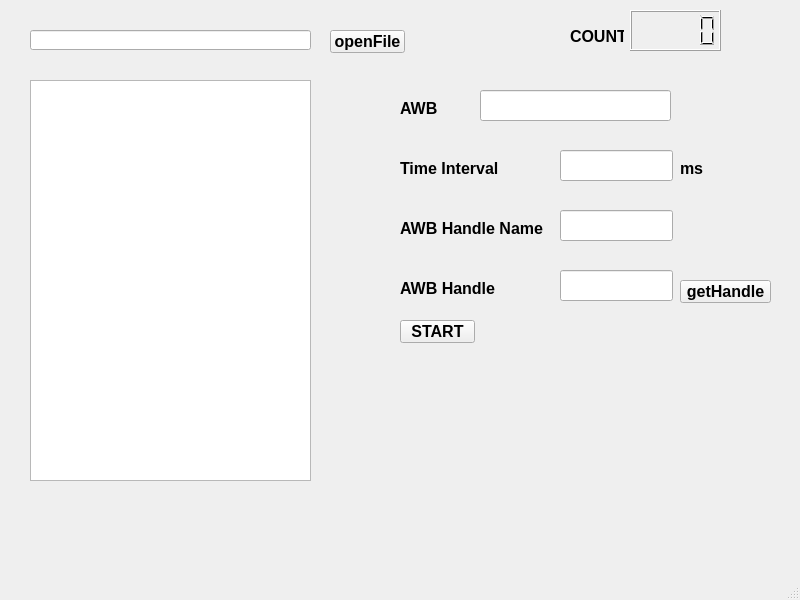
<?xml version="1.0" encoding="UTF-8"?>
<ui version="4.0">
 <class>MainWindow</class>
 <widget class="QMainWindow" name="MainWindow">
  <property name="geometry">
   <rect>
    <x>0</x>
    <y>0</y>
    <width>800</width>
    <height>600</height>
   </rect>
  </property>
  <property name="windowTitle">
   <string>MainWindow</string>
  </property>
  <widget class="QWidget" name="centralwidget">
   <widget class="QLineEdit" name="lineEdit">
    <property name="geometry">
     <rect>
      <x>30</x>
      <y>30</y>
      <width>281</width>
      <height>20</height>
     </rect>
    </property>
    <property name="font">
     <font>
      <family>Arial</family>
      <pointsize>12</pointsize>
      <weight>75</weight>
      <bold>true</bold>
     </font>
    </property>
   </widget>
   <widget class="QPushButton" name="openFilePushButton">
    <property name="geometry">
     <rect>
      <x>330</x>
      <y>30</y>
      <width>75</width>
      <height>23</height>
     </rect>
    </property>
    <property name="font">
     <font>
      <family>Arial</family>
      <pointsize>12</pointsize>
      <weight>75</weight>
      <bold>true</bold>
     </font>
    </property>
    <property name="text">
     <string>openFile</string>
    </property>
   </widget>
   <widget class="QTextEdit" name="textEdit">
    <property name="geometry">
     <rect>
      <x>30</x>
      <y>80</y>
      <width>281</width>
      <height>401</height>
     </rect>
    </property>
   </widget>
   <widget class="QLCDNumber" name="countsLcdNumber">
    <property name="geometry">
     <rect>
      <x>630</x>
      <y>10</y>
      <width>91</width>
      <height>41</height>
     </rect>
    </property>
    <property name="font">
     <font>
      <family>Arial</family>
      <pointsize>12</pointsize>
      <weight>75</weight>
      <bold>true</bold>
     </font>
    </property>
   </widget>
   <widget class="QLabel" name="label">
    <property name="geometry">
     <rect>
      <x>570</x>
      <y>30</y>
      <width>54</width>
      <height>12</height>
     </rect>
    </property>
    <property name="font">
     <font>
      <family>Arial</family>
      <pointsize>12</pointsize>
      <weight>75</weight>
      <bold>true</bold>
     </font>
    </property>
    <property name="text">
     <string>COUNTS</string>
    </property>
   </widget>
   <widget class="QLineEdit" name="awbLineEdit">
    <property name="geometry">
     <rect>
      <x>480</x>
      <y>90</y>
      <width>191</width>
      <height>31</height>
     </rect>
    </property>
    <property name="font">
     <font>
      <family>Arial</family>
      <pointsize>12</pointsize>
      <weight>75</weight>
      <bold>true</bold>
     </font>
    </property>
   </widget>
   <widget class="QLineEdit" name="TimeIntervalLineEdit">
    <property name="geometry">
     <rect>
      <x>560</x>
      <y>150</y>
      <width>113</width>
      <height>31</height>
     </rect>
    </property>
    <property name="font">
     <font>
      <family>Arial</family>
      <pointsize>12</pointsize>
      <weight>75</weight>
      <bold>true</bold>
     </font>
    </property>
   </widget>
   <widget class="QLabel" name="label_2">
    <property name="geometry">
     <rect>
      <x>400</x>
      <y>100</y>
      <width>41</width>
      <height>16</height>
     </rect>
    </property>
    <property name="font">
     <font>
      <family>Arial</family>
      <pointsize>12</pointsize>
      <weight>75</weight>
      <bold>true</bold>
     </font>
    </property>
    <property name="text">
     <string>AWB</string>
    </property>
   </widget>
   <widget class="QLabel" name="label_3">
    <property name="geometry">
     <rect>
      <x>400</x>
      <y>160</y>
      <width>101</width>
      <height>16</height>
     </rect>
    </property>
    <property name="font">
     <font>
      <family>Arial</family>
      <pointsize>12</pointsize>
      <weight>75</weight>
      <bold>true</bold>
     </font>
    </property>
    <property name="text">
     <string>Time Interval</string>
    </property>
   </widget>
   <widget class="QLineEdit" name="awbHandleNameLineEdit">
    <property name="geometry">
     <rect>
      <x>560</x>
      <y>210</y>
      <width>113</width>
      <height>31</height>
     </rect>
    </property>
    <property name="font">
     <font>
      <family>Arial</family>
      <pointsize>12</pointsize>
      <weight>75</weight>
      <bold>true</bold>
     </font>
    </property>
   </widget>
   <widget class="QLabel" name="label_4">
    <property name="geometry">
     <rect>
      <x>400</x>
      <y>220</y>
      <width>151</width>
      <height>16</height>
     </rect>
    </property>
    <property name="font">
     <font>
      <family>Arial</family>
      <pointsize>12</pointsize>
      <weight>75</weight>
      <bold>true</bold>
     </font>
    </property>
    <property name="text">
     <string>AWB Handle Name</string>
    </property>
   </widget>
   <widget class="QLineEdit" name="awbHandleLlineEdit">
    <property name="geometry">
     <rect>
      <x>560</x>
      <y>270</y>
      <width>113</width>
      <height>31</height>
     </rect>
    </property>
    <property name="font">
     <font>
      <family>Arial</family>
      <pointsize>12</pointsize>
      <weight>75</weight>
      <bold>true</bold>
     </font>
    </property>
    <property name="text">
     <string/>
    </property>
   </widget>
   <widget class="QLabel" name="label_5">
    <property name="geometry">
     <rect>
      <x>400</x>
      <y>280</y>
      <width>101</width>
      <height>16</height>
     </rect>
    </property>
    <property name="font">
     <font>
      <family>Arial</family>
      <pointsize>12</pointsize>
      <weight>75</weight>
      <bold>true</bold>
     </font>
    </property>
    <property name="text">
     <string>AWB Handle</string>
    </property>
   </widget>
   <widget class="QPushButton" name="getHandlePushButton">
    <property name="geometry">
     <rect>
      <x>680</x>
      <y>280</y>
      <width>91</width>
      <height>23</height>
     </rect>
    </property>
    <property name="font">
     <font>
      <family>Arial</family>
      <pointsize>12</pointsize>
      <weight>75</weight>
      <bold>true</bold>
     </font>
    </property>
    <property name="text">
     <string>getHandle</string>
    </property>
   </widget>
   <widget class="QPushButton" name="startPushButton">
    <property name="geometry">
     <rect>
      <x>400</x>
      <y>320</y>
      <width>75</width>
      <height>23</height>
     </rect>
    </property>
    <property name="font">
     <font>
      <family>Arial</family>
      <pointsize>12</pointsize>
      <weight>75</weight>
      <bold>true</bold>
     </font>
    </property>
    <property name="text">
     <string>START</string>
    </property>
   </widget>
   <widget class="QLabel" name="label_6">
    <property name="geometry">
     <rect>
      <x>680</x>
      <y>160</y>
      <width>31</width>
      <height>16</height>
     </rect>
    </property>
    <property name="font">
     <font>
      <family>Arial</family>
      <pointsize>12</pointsize>
      <weight>75</weight>
      <bold>true</bold>
     </font>
    </property>
    <property name="text">
     <string>ms</string>
    </property>
   </widget>
  </widget>
  <widget class="QMenuBar" name="menubar">
   <property name="geometry">
    <rect>
     <x>0</x>
     <y>0</y>
     <width>800</width>
     <height>23</height>
    </rect>
   </property>
  </widget>
  <widget class="QStatusBar" name="statusbar"/>
 </widget>
 <resources/>
 <connections/>
</ui>
